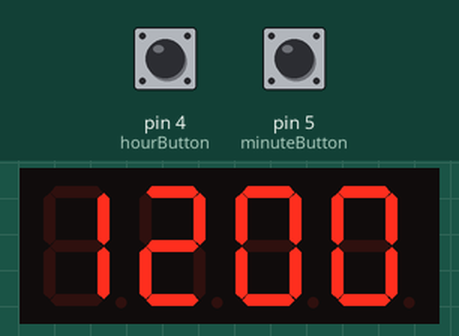
A sketch run on a simulated Arduino Uno, built with avr-gcc and run on an emulated ATmega328P. Shown: 4-digit seven-segment display. Wiring (inferred from the names in the program): BCD to 7-segment decoder: data pin 7, pin 10, pin 9, pin 8; 4-digit 7-segment display, segments lit when HIGH: segments Q0, Q1, Q2, Q3, Q4, Q5, Q6; digit selects pin 0, pin 1, pin 2, pin 3. The inputs (shaded band) are chosen by the test bench; at power-on: pin 4 (hourButton) LOW, pin 5 (minuteButton) LOW. The segment pins are drawn as the display they are named for.

Above: at 1.2 s.
1.3 s: pin 4 (hourButton) pulled HIGH for 3.2 s
At 4.8 s:
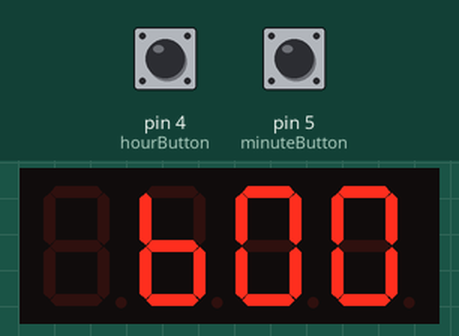
6.0 s: pin 5 (minuteButton) pulled HIGH for 3.2 s
At 10.3 s:
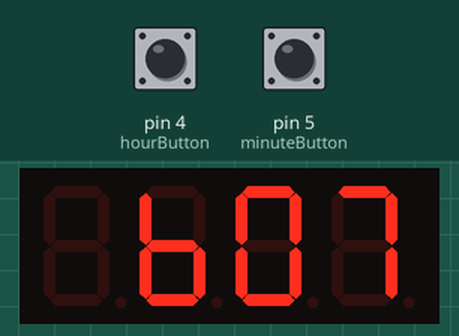
10.7 s: pin 4 (hourButton) pulled HIGH for 1 s
At 12.9 s:
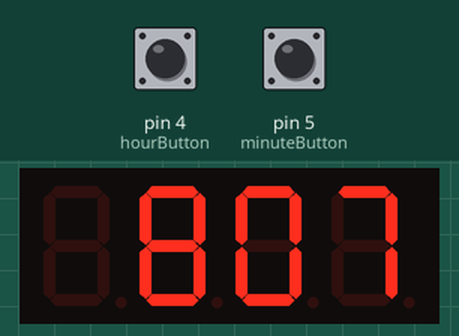
Timing chart, 0 to 14.4 s (numbered marks = the images above; inputs shaded):
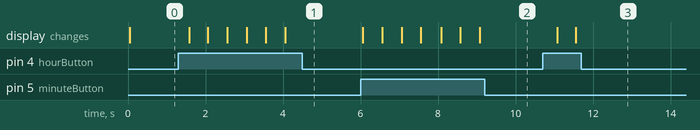

The sketch:

InternalOscillatorClock.ino
```cpp
#include "clock.hpp"

// Setting up pin numbers.

/*  These pins send data about the currently displayed digit.
 *  Note: They are set in this order to more closely match the inputs of the 4511 ic.
 */
const int B = 10;
const int C = 9;
const int D = 8;
const int A = 7;

// These pins are meant to turn on/off transistors used to sink current from the display.
const int digit0 = 0;
const int digit1 = 1;
const int digit2 = 2;
const int digit3 = 3;

// These pins are button inputs to set hours and minutes.
const int hourButton = 4;
const int minuteButton = 5;

// This pin is used to control the colon on the LED display.
const int colon = 6;

unsigned long lastCountTick = 0;
unsigned long lastDisplayUpdate = 0;
unsigned long lastButtonPoll = 0;

unsigned long colonToggledOn = 0;
bool colonOn = false;

int digitToDisplay = 0;

void setup() {
  pinMode(A, OUTPUT);
  pinMode(B, OUTPUT);
  pinMode(C, OUTPUT);
  pinMode(D, OUTPUT);

  pinMode(digit0, OUTPUT);
  pinMode(digit1, OUTPUT);
  pinMode(digit2, OUTPUT);
  pinMode(digit3, OUTPUT);

  pinMode(hourButton, INPUT);
  pinMode(minuteButton, INPUT);

  pinMode(colon, OUTPUT);

  lastCountTick = millis();
  lastButtonPoll = millis();
  lastDisplayUpdate = micros();
}

void loop() {

  int hourButtonReading = digitalRead(hourButton);
  int minuteButtonReading = digitalRead(minuteButton);

  unsigned long now = millis();
  unsigned long nowMicros = micros();

  if ((unsigned long)(now - lastButtonPoll) > 500) {
    lastButtonPoll = now;
    if (hourButtonReading == HIGH) {
      incrementHours();
    }
    if (minuteButtonReading == HIGH) {
      incrementMinutes();
    }
  }

  if ((unsigned long)(now - lastCountTick) > 1000) {
    lastCountTick = now;
    colonOn = true;
    colonToggledOn = now;
    digitalWrite(colon, HIGH);
    incrementSeconds();
  }

  if (colonOn && (unsigned long)(now - colonToggledOn) > 500) {
    colonOn = false;
    digitalWrite(colon, LOW);
  }

  if ((unsigned long)(nowMicros - lastDisplayUpdate) > 300) {
    lastDisplayUpdate = nowMicros;
    digitToDisplay = (digitToDisplay + 1) % 4;
    int digitValue = getDigit(digitToDisplay);
    blankDisplayDigit();
    setBCDOutput(digitValue);
    if (digitValue == 0 && digitToDisplay == 0) {
      blankDisplayDigit();
    } else {
      setDisplayDigit(digitToDisplay);
    }
  }

}

// Precondition: num < 9
void setBCDOutput(int num) {
  digitalWrite(A, (num & 0x1) ? HIGH : LOW);
  digitalWrite(B, (num & 0x2) ? HIGH : LOW);
  digitalWrite(C, (num & 0x4) ? HIGH : LOW);
  digitalWrite(D, (num & 0x8) ? HIGH : LOW);
}

void setDisplayDigit(int num) {
  digitalWrite(digit0, (num == 0) ? HIGH : LOW);
  digitalWrite(digit1, (num == 1) ? HIGH : LOW);
  digitalWrite(digit2, (num == 2) ? HIGH : LOW);
  digitalWrite(digit3, (num == 3) ? HIGH : LOW);
}

void blankDisplayDigit() {
  digitalWrite(digit0, LOW);
  digitalWrite(digit1, LOW);
  digitalWrite(digit2, LOW);
  digitalWrite(digit3, LOW);
}
```

clock.cpp
```cpp
#include "clock.hpp"

int hours = 0;
int minutes = 0;
int seconds = 0;

// Increment seconds and handle overflow.
void incrementSeconds() {
	seconds = seconds + 1;
	if (seconds >= 60) {
		seconds = 0;
		incrementMinutes();
	}
}

// Increment minutes and handle overflow.
void incrementMinutes() {
	minutes = minutes + 1;
	if (minutes >= 60) {
		minutes = 0;
		incrementHours();
	}
}

// Increment hours and handle overflow.
void incrementHours() {
	hours = hours + 1;
	if (hours >= 24) {
		hours = 0;
	}
}

/*	Grab the value of the digit that should be displayed at a specified index on the LED display.
 *	The indexes of the digits are as follows:
 *		0 - The tens place of the hours segment of a clock.
 *		1 - The ones place of the hours segment of a clock.
 *		2 - The tens place of the minutes segment of a clock.
 *		3 - The ones place of the minutes segment of a clock.
 *	Special Note:
 *		When selecting 0 as the index of the clock
 */
int getDigit(int index) {
	if (index < 2) {
		int mod12 = hours % 12;
		if (index == 0) {
			if (mod12 > 9 || mod12 == 0) {
				return 1;
			} else {
				return 0;
			}
		} else {
      if (mod12 == 0) {
        return 2;
      } else {
			  return mod12 % 10;
      }
		}
	} else if (index == 2) {
		return minutes / 10;
	} else if (index == 3) {
		return minutes % 10;
	}
}

//	Determines if the time is AM (0) or PM (1).
int AMOrPM() {
	return (hours > 10) ? 1 : 0;
}
```

clock.hpp
```cpp
#ifndef CLOCK_H
#define CLOCK_H

void incrementMinutes();
void incrementHours();
void incrementSeconds();


int getDigit(int);
int AMorPM();

#endif
```

Measured:
- after the input at 1.3 s, the display: first changes after 0.28 s (image 1 shows a later state)
- after the input at 6.0 s, the display: first changes after 0.06 s (image 2 shows a later state)
- after the input at 10.7 s, the display: first changes after 0.38 s (image 3 shows a later state)
